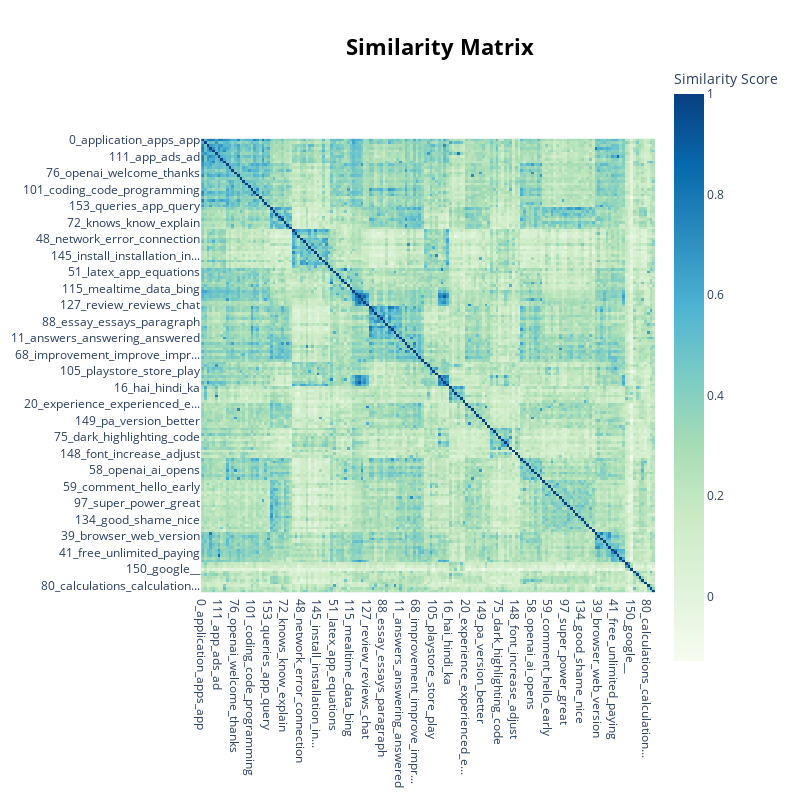

Source (notebook cell):
### Markdown cell above
## Reducing the number of topics

### Code cell
topic_model.visualize_heatmap(n_clusters = 20)

### Figure 1 — Plotly figure (JSON) as saved in the notebook; plotly's stock layout.template omitted (floating-point values rounded to 4 significant figures; data arrays with more than 128 entries replaced by an {"elided": "..."} marker saying what was removed)
{"data": [{"coloraxis": "coloraxis", "hovertemplate": "x: %{x}<br>y: %{y}<br>Similarity Score: %{z}<extra></extra>", "name": "0", "type": "heatmap", "x": {"elided": "165 str values"}, "xaxis": "x", "y": {"elided": "165 str values"}, "yaxis": "y", "z": {"elided": "165x165 float values"}}], "layout": {"coloraxis": {"colorbar": {"title": {"text": "Similarity Score"}}, "colorscale": [[0, "rgb(247,252,240)"], [0.125, "rgb(224,243,219)"], [0.25, "rgb(204,235,197)"], [0.375, "rgb(168,221,181)"], [0.5, "rgb(123,204,196)"], [0.625, "rgb(78,179,211)"], [0.75, "rgb(43,140,190)"], [0.875, "rgb(8,104,172)"], [1, "rgb(8,64,129)"]]}, "height": 800, "hoverlabel": {"bgcolor": "white", "font": {"family": "Rockwell", "size": 16}}, "legend": {"title": {"text": "Trend"}}, "margin": {"t": 60}, "showlegend": true, "title": {"font": {"color": "Black", "size": 22}, "text": "<b>Similarity Matrix</b>", "x": 0.55, "xanchor": "center", "y": 0.95, "yanchor": "top"}, "width": 800, "xaxis": {"anchor": "y", "constrain": "domain", "domain": [0, 1], "scaleanchor": "y"}, "yaxis": {"anchor": "x", "autorange": "reversed", "constrain": "domain", "domain": [0, 1]}}}
